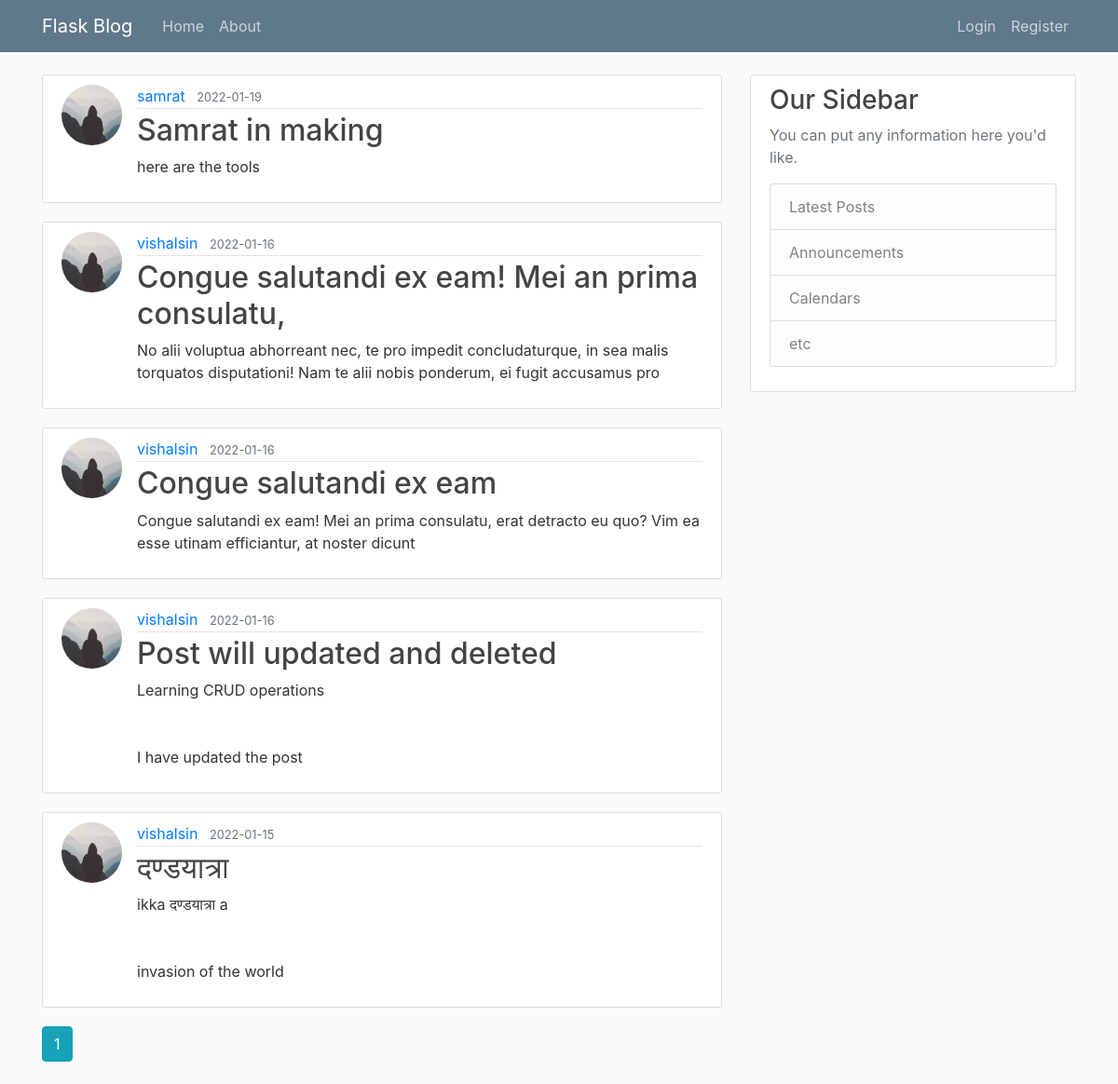
The page /home on the database its author committed.
### flaskblog/models.py (models this page shows, shortened)
class Post(db.Model):
    id = db.Column(db.Integer, primary_key=True)
    title = db.Column(db.String(100), nullable=False)
    date_posted = db.Column(db.DateTime, nullable=False, default=datetime.utcnow)
    content = db.Column(db.Text, nullable=False)
    user_id = db.Column(db.Integer, db.ForeignKey('user.id'), nullable=False)

class User(db.Model, UserMixin):
    id = db.Column(db.Integer, primary_key=True)
    username = db.Column(db.String(20), unique=True, nullable=False)
    email = db.Column(db.String(120), unique=True, nullable=False)
    image_file = db.Column(db.String(20), nullable=False, default='default.jpg')
    password = db.Column(db.String(60), nullable=False)
    posts = db.relationship('Post', backref='author', lazy=True)

### flaskblog/main/routes.py (the view)
@main.route("/")
@main.route("/home")
def home():
    page = request.args.get('page', 1, type=int)
    posts = Post.query.order_by(Post.date_posted.desc()).paginate(page=page, per_page=5)
    return render_template('home.html', posts=posts)

### flaskblog/templates/home.html
{% extends "layout.html" %}
{% block content %}
    {% for post in posts.items %}
        <article class="media content-section">
          <img class="rounded-circle article-img" src="{{ url_for('static', filename='profile_pics/' + post.author.image_file) }}">
          <div class="media-body">
            <div class="article-metadata">
              <a class="mr-2" href="{{ url_for('users.user_posts', username=post.author.username) }}">{{ post.author.username }}</a>
              <small class="text-muted">{{ post.date_posted.strftime('%Y-%m-%d') }}</small>
            </div>
            <h2><a class="article-title" href="{{ url_for('posts.post', post_id=post.id) }}">{{ post.title }}</a></h2>
            <p class="article-content">{{ post.content }}</p>
          </div>
        </article>
    {% endfor %}
    {% for page_num in posts.iter_pages(left_edge=1, right_edge=1, left_current=1, right_current=2) %}
      {% if page_num %}
        {% if posts.page == page_num %}
          <a class="btn btn-info mb-4" href="{{ url_for('main.home', page=page_num) }}">{{ page_num }}</a>
        {% else %}
          <a class="btn btn-outline-info mb-4" href="{{ url_for('main.home', page=page_num) }}">{{ page_num }}</a>
        {% endif %}
      {% else %}
        ...
      {% endif %}
    {% endfor %}
{% endblock content %}

### flaskblog/templates/layout.html (shortened to what this page needs)
<!DOCTYPE html>
<html>
<head>
    <link rel="stylesheet" href="https://maxcdn.bootstrapcdn.com/bootstrap/4.0.0/css/bootstrap.min.css">
    <link rel="stylesheet" type="text/css" href="{{ url_for('static', filename='main.css') }}">
</head>
<body>
    <header class="site-header">
      <nav class="navbar navbar-expand-md navbar-dark bg-steel fixed-top">
        <div class="container">
          <a class="navbar-brand mr-4" href="/">Flask Blog</a>
          <div class="collapse navbar-collapse" id="navbarToggle">
            <div class="navbar-nav mr-auto">
              <a class="nav-item nav-link" href="{{ url_for('main.home') }}">Home</a>
              <a class="nav-item nav-link" href="{{ url_for('main.about') }}">About</a>
            </div>
            <div class="navbar-nav">
              {% if current_user.is_authenticated %}
                <a class="nav-item nav-link" href="{{ url_for('posts.new_post') }}">New Post</a>
                <a class="nav-item nav-link" href="{{ url_for('users.account') }}">Account</a>
                <a class="nav-item nav-link" href="{{ url_for('users.logout') }}">Logout</a>
              {% else %}
                <a class="nav-item nav-link" href="{{ url_for('users.login') }}">Login</a>
                <a class="nav-item nav-link" href="{{ url_for('users.register') }}">Register</a>
              {% endif %}
            </div>
          </div>
        </div>
      </nav>
    </header>
    <main role="main" class="container">
      <div class="row">
        <div class="col-md-8">
          {% block content %}{% endblock %}
        </div>
        <div class="col-md-4">
          <div class="content-section">
            <h3>Our Sidebar</h3>
            <p class='text-muted'>You can put any information here you'd like.
              <ul class="list-group">
                <li class="list-group-item list-group-item-light">Latest Posts</li>
                <li class="list-group-item list-group-item-light">Announcements</li>
                <li class="list-group-item list-group-item-light">Calendars</li>
                <li class="list-group-item list-group-item-light">etc</li>
              </ul>
            </p>
          </div>
        </div>
      </div>
    </main>
</body>
</html>

### flaskblog/static/main.css (style rules this page uses)
body { background: #fafafa; color: #333333; margin-top: 5rem; }
h1, h2, h3, h4, h5, h6 { color: #444444; }
.bg-steel { background-color: #5f788a; }
.site-header .navbar-nav .nav-link { color: #cbd5db; }
.content-section { background: #ffffff; padding: 10px 20px; border: 1px solid #dddddd; border-radius: 3px; margin-bottom: 20px; }
.article-title { color: #444444; }
.article-content { white-space: pre-line; }
.article-img { height: 65px; width: 65px; margin-right: 16px; }
.article-metadata { padding-bottom: 1px; margin-bottom: 4px; border-bottom: 1px solid #e3e3e3 }

### rows shown on the page
Post: image_file (placeholder picture), author.username "samrat", date_posted "2022-01-19", title "Samrat in making", content "here are the tools"
Post: image_file (placeholder picture), author.username "vishalsin", date_posted "2022-01-16", title "Congue salutandi ex eam! Mei an prima consulatu,", content "No alii voluptua abhorreant nec, te pro impedit concludaturque, in sea malis torquatos disputationi! Nam te alii nobis ponderum, ei fugit accusamus pro"
Post: image_file (placeholder picture), author.username "vishalsin", date_posted "2022-01-16", title "Congue salutandi ex eam", content "Congue salutandi ex eam! Mei an prima consulatu, erat detracto eu quo? Vim ea esse utinam efficiantur, at noster dicunt"
Post: image_file (placeholder picture), author.username "vishalsin", date_posted "2022-01-16", title "Post will updated and deleted", content "Learning CRUD operations I have updated the post"
Post: image_file (placeholder picture), author.username "vishalsin", date_posted "2022-01-15", title "दण्डयात्रा", content "ikka दण्डयात्रा a invasion of the world"

### other values the page prints
{{ page_num }} "1"
